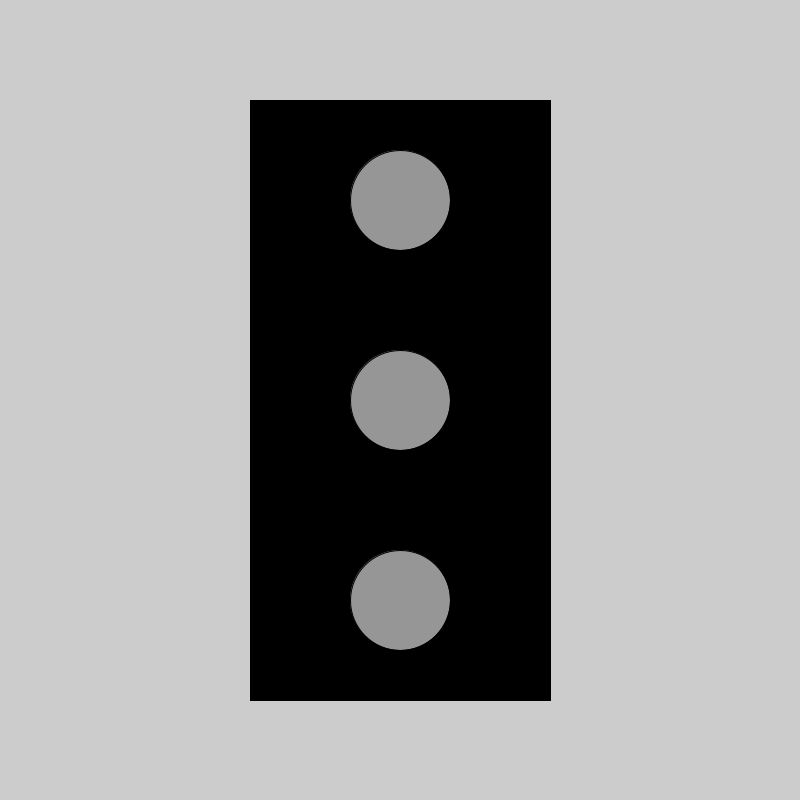
Frame 1 (no input)
Frame 60 (the mouse pressed at the canvas centre just before this capture): identical to frame 1, image omitted
Frame 120 (the mouse held since frame 60 and released just before this capture): identical to frame 1, image omitted

The Processing sketch that drew this single still picture (run headless with seeded random() and noise(); from frame 60 on, the mouse is pressed at the canvas centre):

// Processing sketch: TaskThree
// ── TaskThree.pde
color redTraffic = color(255, 0, 0);
color yellowTraffic = color(255, 255, 0);
color greenTraffic = color(0, 255, 0);
color grayTraffic = color(150, 150, 150);
color blackBox = color(0, 0, 0);

void setup() {
  size(800, 800);
}

void draw() {

  rectMode(CENTER);
  ellipseMode(CENTER);

  // Draw the traffic light box
  fill(blackBox);  
  rect(400, 400, 300, 600);

  //Draw the yellow traffic light 'middle'
  if (key == '2') {
    fill(yellowTraffic);
  } else {
    fill(grayTraffic);
  }
  ellipse(400, 400, 100, 100); 

  //Draw red traffic light 'upper'
  if (key == '1') {
    fill(redTraffic);
  } else {
    fill(grayTraffic);
  }
  ellipse(400, 200, 100, 100);

  //Draw the green traffic light 'lower'
  if (key == '3') {
    fill(greenTraffic);
  } else {
    fill(grayTraffic);
  }
  ellipse(400, 600, 100, 100);
}
